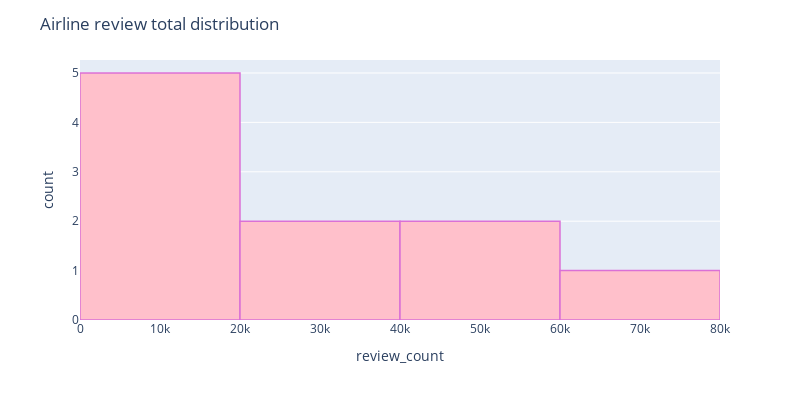

The notebook cell this image was saved under:
### Markdown cell above
*Plot Total Review Distributions*

### Code cell
# Seaborn plot

color = sns.color_palette()

fig = px.histogram(airlines_df, x="review_count",  width=800, height=400)
fig.update_traces(marker_color="pink",marker_line_color='orchid',
                  marker_line_width=1.5)
fig.update_layout(title_text='Airline review total distribution')
fig.show()

### Figure 1 — Plotly figure (JSON) as saved in the notebook; plotly's stock layout.template omitted (floating-point values rounded to 4 significant figures)
{"data": [{"alignmentgroup": "True", "bingroup": "x", "hovertemplate": "review_count=%{x}<br>count=%{y}<extra></extra>", "legendgroup": "", "marker": {"color": "pink", "line": {"color": "orchid", "width": 1.5}, "pattern": {"shape": ""}}, "name": "", "offsetgroup": "", "orientation": "v", "showlegend": false, "type": "histogram", "x": [64158, 40972, 40747, 29770, 20694, 16645, 13291, 11964, 6005, 4884], "xaxis": "x", "yaxis": "y"}], "layout": {"barmode": "relative", "height": 400, "legend": {"tracegroupgap": 0}, "margin": {"t": 60}, "title": {"text": "Airline review total distribution"}, "width": 800, "xaxis": {"anchor": "y", "domain": [0, 1], "title": {"text": "review_count"}}, "yaxis": {"anchor": "x", "domain": [0, 1], "title": {"text": "count"}}}}
